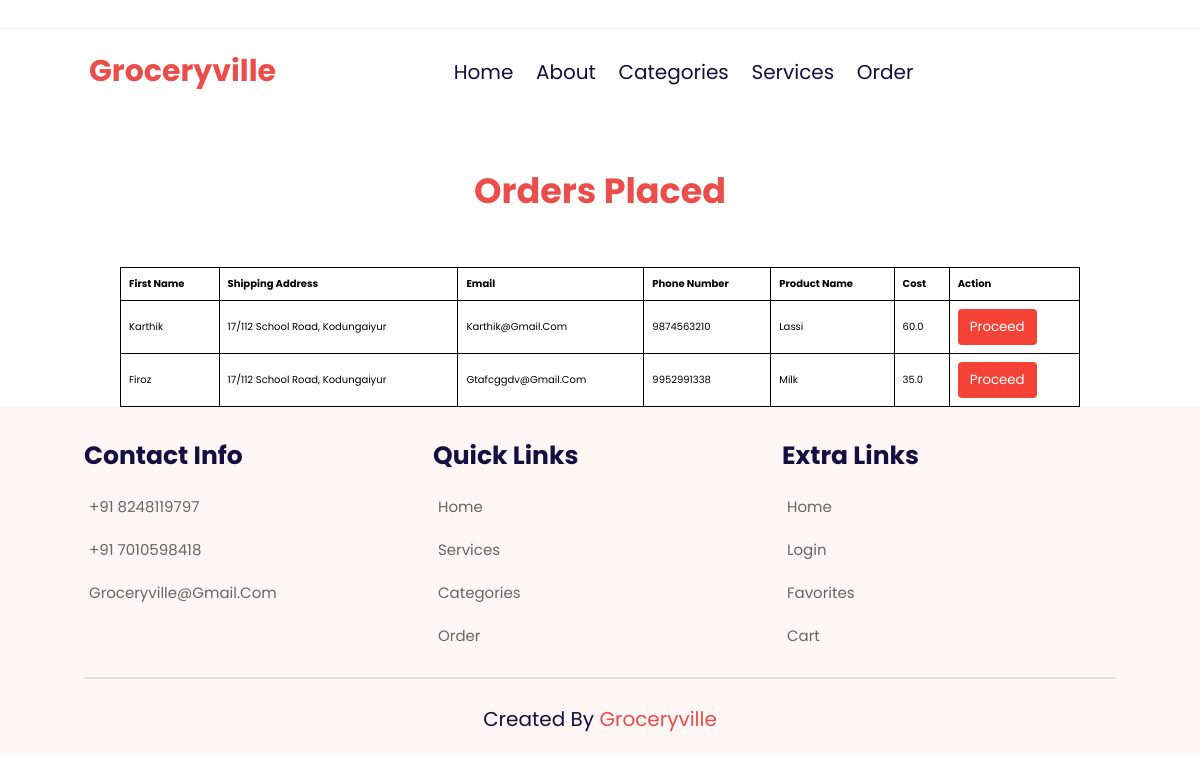
The page /order (signed in) on the database its author committed.
### tables this page shows
CREATE TABLE "combined_details" (
	"id"	INTEGER PRIMARY KEY,
	"fname"	TEXT,
	"saddress"	TEXT,
	"email"	TEXT,
	"pNo"	INT,
	"productName"	TEXT,
	"cost"	REAL
);

### main.py (the view)
@app.route('/order')
def order():
    if "cname" in session and session['role'] == 'admin':
            con = sqlite3.connect("database.db")
            con.row_factory = sqlite3.Row
            cur = con.cursor()
            cur.execute("SELECT * FROM combined_details")
            rows = cur.fetchall()
            con.close()
            return render_template('ordersPlaced.html', rows=rows)
    else:
        return render_template('order.html')

### templates/ordersPlaced.html (shortened to what this page needs)
<!DOCTYPE html>
<html lang="en">
<head>
</head>
<body>
<header>
    <div class="header-top">
    </div>
    <div class="header-main">
        <a href="#" class="logo"> <i class="fa-sharp fa-solid fa-cart-shopping"></i></i> Groceryville</a>
        <nav class="navbar">
            <a href="/customer">home</a>
            <a href="/about">about</a>
            <a href="/categories">Categories</a>
            <a href="/services">services</a>
            <a href="/order">order</a>
        </nav>
        <div class="icons">
            <button id="cartBtn" class="action-btn">
            </button>
        </div>
    </div>
</header>
<h1>Orders Placed</h1>
{% if rows %}
<table>
    <thead>
    <tr>
        <th>First Name</th>
        <th>Shipping Address</th>
        <th>Email</th>
        <th>Phone Number</th>
        <th>Product Name</th>
        <th>Cost</th>
        <th>Action</th>
    </tr>
    </thead>
    <tbody>
    {% for row in rows %}
    <tr>
        <td>{{ row.fname }}</td>
        <td>{{ row.saddress }}</td>
        <td>{{ row.email }}</td>
        <td>{{ row.pNo }}</td>
        <td>{{ row.productName }}</td>
        <td>{{ row.cost }}</td>
        <td>
            <button class="delete-button" onclick="deleteRow({{ row.id }}); sucess()">Proceed</button>
        </td>
    </tr>
    {% endfor %}
    </tbody>
</table>
{% else %}
<p class="empty-message" style="margin-bottom: 80px">No orders placed yet.</p>
{% endif %}
<section class="footer">
    <div class="box-container">
        <div class="box">
            <h3>contact info</h3>
            <a href="#"><i class="fas fa-phone"></i> +91 8248119797</a>
            <a href="#"><i class="fas fa-phone"></i> +91 7010598418</a>
            <a href="#"><i class="fas fa-envelope"></i> groceryville@gmail.com</a>
        </div>
        <div class="box">
            <h3>quick links</h3>
            <a href="/customer"><i class="fas fa-arrow-right"></i> home</a>
            <a href="/services"><i class="fas fa-arrow-right"></i> services</a>
            <a href="/categories"><i class="fas fa-arrow-right"></i> categories</a>
            <a href="/order"><i class="fas fa-arrow-right"></i> order</a>
        </div>
        <div class="box">
            <h3>extra links</h3>
            <a href="/customer"><i class="fas fa-arrow-right"></i> home</a>
            <a href="/admin"><i class="fas fa-arrow-right"></i> login</a>
            <a href="/fav"><i class="fas fa-arrow-right"></i> Favorites</a>
            <a href="/addcart"><i class="fas fa-arrow-right"></i> cart</a>
        </div>
    </div>
    <div class="credit">
        <p>created by <span>Groceryville</span></p>
    </div>
</section>
</body>
</html>

### templates/ordersPlaced.html (style rules this page uses)
h1 { text-align: center; margin-top: 50px; margin-bottom: 50px; font-size: 35px; color: #eb4d4b }
table { margin: 0 auto; border-collapse: collapse; width: 80%; }
table, th, td { border: 1px solid black; padding: 8px; text-align: left; }
.delete-button { background-color: #f44336; color: white; border: none; padding: 8px 12px; border-radius: 4px; cursor: pointer; }
* { font-family: 'Poppins', sans-serif; margin: 0; padding: 0; box-sizing: border-box; outline: none; border: none; text-decoration: none; text-transform: capitalize; transition: .2s linear; }
html { font-size: 62.5%; scroll-behavior: smooth; scroll-padding-top: 7rem; overflow-x: hidden; }
section { padding: 2rem 7%; }
.header-top { display: flex; align-items: center; justify-content: space-between; padding: 1.4rem 7%; border-bottom: .1rem solid #eee; }
.header-main { background: #fff; display: flex; align-items: center; justify-content: space-between; padding: 2rem 7%; position: relative; }
.header-main .logo { color: #eb4d4b; font-size: 3rem; font-weight: bolder; }
.header-main .logo i { padding-right: .5rem; color: #130f40; }
.header-main .navbar a { font-size: 2rem; color: #130f40; margin: 0 1rem; }
.header-main .icons .action-btn { position: relative; font-size: 2.5rem; margin-left: 1.5rem; color: #454545; padding: .5rem; background: #fff; }
.footer { background: #fff6f6; }
.footer .box-container { display: grid; grid-template-columns: repeat(auto-fit, minmax(25rem, 1fr)); gap: 1.5rem; }
.footer .box-container .box h3 { font-size: 2.5rem; color: #130f40; padding: 1rem 0; }
.footer .box-container .box a { display: block; font-size: 1.5rem; color: #666; padding: 1rem 0; }
.footer .box-container .box a i { color: #eb4d4b; padding-right: .5rem; }
.footer .credit { text-align: center; margin-top: 2rem; padding-top: 2.5rem; border-top: .2rem solid rgba(0, 0, 0, 0.1); }
.footer .credit p { font-size: 2rem; color: #130f40; }
.footer .credit p span { color: #eb4d4b; }

### rows shown on the page
combined_details: fname "Karthik", saddress "17/112 School Road, Kodungaiyur", email "Karthik@gmail.com", pNo "9874563210", productName "Lassi", cost "60.0"
combined_details: fname "Firoz", saddress "17/112 School Road, Kodungaiyur", email "Gtafcggdv@gmail.com", pNo "9952991338", productName "Milk", cost "35.0"
